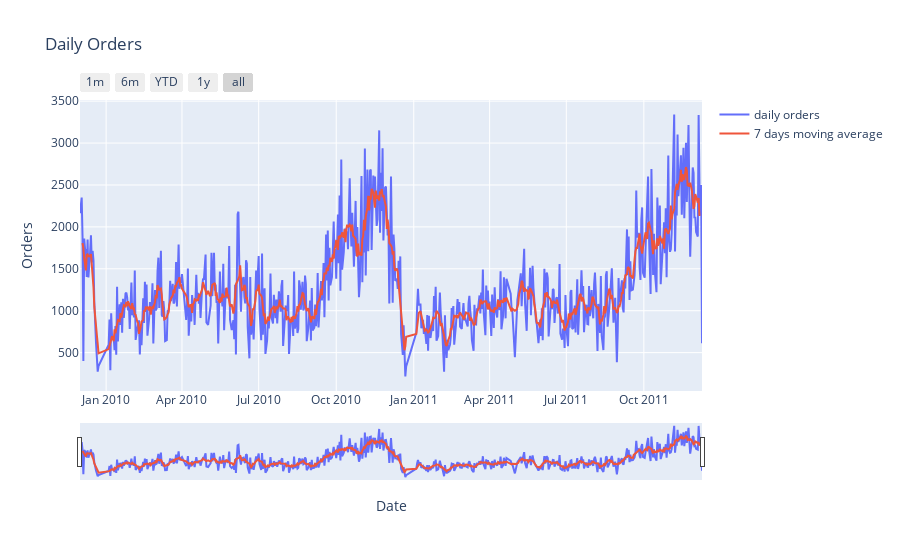

Notebook code for this chart:
### Markdown cell above
### Orders

### Code cell
orders = pd.DataFrame(data.groupby("Date").Invoice.count())
orders_w = pd.DataFrame(data.groupby("Date").Invoice.count().rolling(window=7, center=True).mean())
fig = go.Figure()
fig.add_trace(go.Scatter(x=orders.index, y=orders.Invoice,
                    mode='lines',
                    name='daily orders'))
fig.add_trace(go.Scatter(x=orders_w.index, y=orders_w.Invoice,
                    mode='lines',
                    name='7 days moving average'))
fig.update_layout(
    title="Daily Orders",
    xaxis_title="Date",
    yaxis_title="Orders",
    )
fig.update_xaxes(
    rangeslider_visible=True,
    rangeselector=dict(
        buttons=list([
            dict(count=1, label="1m", step="month", stepmode="backward"),
            dict(count=6, label="6m", step="month", stepmode="backward"),
            dict(count=1, label="YTD", step="year", stepmode="todate"),
            dict(count=1, label="1y", step="year", stepmode="backward"),
            dict(step="all")
        ])
    )
)
fig.show()

### Figure 1 — Plotly figure (JSON) as saved in the notebook; plotly's stock layout.template omitted (floating-point values rounded to 4 significant figures; data arrays with more than 128 entries replaced by an {"elided": "..."} marker saying what was removed)
{"data": [{"mode": "lines", "name": "daily orders", "type": "scatter", "x": {"elided": "604 str values"}, "y": {"elided": "604 int values"}}, {"mode": "lines", "name": "7 days moving average", "type": "scatter", "x": {"elided": "604 str values"}, "y": {"elided": "604 float values"}}], "layout": {"title": {"text": "Daily Orders"}, "xaxis": {"rangeselector": {"buttons": [{"count": 1, "label": "1m", "step": "month", "stepmode": "backward"}, {"count": 6, "label": "6m", "step": "month", "stepmode": "backward"}, {"count": 1, "label": "YTD", "step": "year", "stepmode": "todate"}, {"count": 1, "label": "1y", "step": "year", "stepmode": "backward"}, {"step": "all"}]}, "rangeslider": {"visible": true}, "title": {"text": "Date"}}, "yaxis": {"title": {"text": "Orders"}}}}
